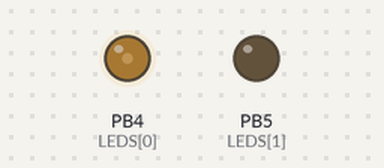
Recording of a sketch running on a simulated ATtiny85, built with avr-gcc and run on an emulated ATtiny85. On the bench: output pins drawn as LEDs (lit = HIGH).

Above: at 0.05 s.
At 2.35 s:
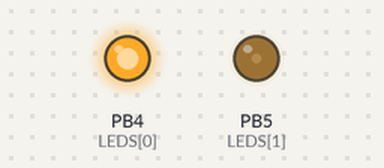
At 4.75 s:
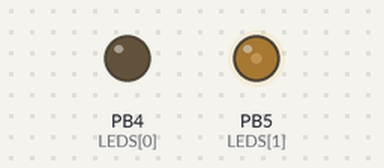
Timing chart, 0 to 6.3 s (numbered marks = the images above):
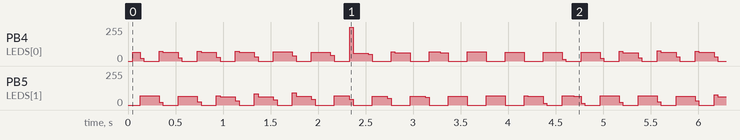

The sketch:

cylon.ino
```cpp
/*

cd C:\Users\MakersBox\Downloads\arduino-1.6.4\hardware\tools\avr\bin
avrdude -C ..\etc\avrdude.conf -P COM3 -b 19200 -c avrisp -p attiny85 -v -e -U lfuse:w:0xE2:m -U hfuse:w:0xD7:m -U efuse:w:0xFf:m  -U flash:w:SMD_challenge_Cylon.cpp.hex
verifying lfuse memory against 0xE2:
verifying hfuse memory against 0xD7
verifying efuse memory against 0xFF

Attiny Core:
https://github.com/SpenceKonde/ATTinyCore
Board: Attiny 24/44/84
Pin Mapping: Counter-Clockwise
Chip: Attiny 84
Clock: 8 MHz (internal)

// ATMEL ATTINY84 / ARDUINO
//
//                           +-\/-+
//                     VCC  1|    |14  GND
//             (D  0)  PB0  2|    |13  AREF (D 10)
//             (D  1)  PB1  3|    |12  PA1  (D  9)
//                     PB3  4|    |11  PA2  (D  8)
//  PWM  INT0  (D  2)  PB2  5|    |10  PA3  (D  7)
//  PWM        (D  3)  PA7  6|    |9   PA4  (D  6)
//  PWM        (D  4)  PA6  7|    |8   PA5  (D  5)        PWM

*/


int LEDS[] = {4, 5}; // test circuit
//int LEDS[] = {10, 9, 8, 7, 6, 5, 3, 2 };


void setup(){

  // setup LED pind
  for(int LED=0; LED<(sizeof(LEDS)/sizeof(int)); LED++){
    pinMode(LEDS[LED], OUTPUT);
  }


}


void loop(){

  for(int LED=0; LED<(sizeof(LEDS)/sizeof(int)); LED++){
    flash(LEDS[LED]);
  }

  for(int LED = (sizeof(LEDS)/sizeof(int))-1; LED >= 0; LED--){
    flash(LEDS[LED]);
  }
}


void flash(int led){  // psuedo PWM
  for(int x=0; x<25; x++){
    digitalWrite(led, HIGH);
    delay(1);
    digitalWrite(led, LOW);
    delay(3);
  }
}
```
